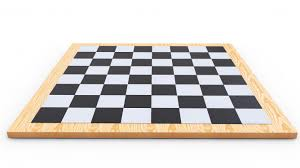
#> input picture chessboard.jpg, 300 x 168 px
$ python -i HoughTransform.py   (imports and definitions only)
#> lines starting #> are read from the running program, lines starting #| are printed output that depends on the picture; after the words box and inside, x2 and y2 are one past the last pixel; in counts of white or black regions, pixels touching at a corner belong together
from scipy.ndimage import convolve
import matplotlib.pyplot as plt
import numpy as np
from PIL import ImageOps, Image, ImageDraw

PI = 180

fig, ax = plt.subplots()

class cannyEdgeDetector:
    def __init__(self, imgs, sigma=1, kernel_size=1, weak_pixel=75, strong_pixel=255, lowthreshold=30, highthreshold=40):
        self.imgs = imgs
        self.imgs_final = []
        self.img_smoothed = None
        self.gradientMat = None
        self.thetaMat = None
        self.nonMaxImg = None
        self.thresholdImg = None
        self.weak_pixel = weak_pixel
        self.strong_pixel = strong_pixel
        self.sigma = sigma
        self.kernel_size = kernel_size
        self.lowThreshold = lowthreshold
        self.highThreshold = highthreshold
        return

    def gaussian_kernel(self):
        size = int(self.kernel_size) // 2
        x, y = np.mgrid[-size:size+1, -size:size+1]
        normal = 1 / (2.0 * np.pi * self.sigma**2)
        g =  np.exp(-((x**2 + y**2) / (2.0*self.sigma**2))) * normal
        return g

    def sobel_gradient(self, imgs):
        Sx = np.array([
            [-1, 0, 1],
            [-2, 0, 2],
            [-1, 0, 1]
            ])
        Sy = np.array([
            [1, 2, 1],
            [0, 0, 0],
            [-1, -2, -1]
            ])

        img = np.asarray(imgs).astype(float)

        magx = convolve(img, Sx).astype(float)
        magy = convolve(img, Sy).astype(float)
        mag = (magx**2 + magy**2)**0.5
        mag *= (255/mag.max())
        mag = mag.astype(np.uint8)

        theta = np.empty(shape=mag.shape)
        theta = np.arctan2(magy, magx)
        theta = np.rad2deg(theta) + 180
        return (mag, theta)

    def non_max_suppression(self, mag, grad):
        for i in range(1, mag.shape[0] - 1):
            for j in range(1, mag.shape[1] - 1):

                direction = grad[i, j]

                if (0 <= direction < PI / 8) or (15 * PI / 8 <= direction <= 2 * PI):
                    before_pixel = mag[i, j - 1]
                    after_pixel = mag[i, j + 1]

                elif (PI / 8 <= direction < 3 * PI / 8) or (9 * PI / 8 <= direction < 11 * PI / 8):
                    before_pixel = mag[i + 1, j - 1]
                    after_pixel = mag[i - 1, j + 1]

                elif (3 * PI / 8 <= direction < 5 * PI / 8) or (11 * PI / 8 <= direction < 13 * PI / 8):
                    before_pixel = mag[i - 1, j]
                    after_pixel = mag[i + 1, j]

                else:
                    before_pixel = mag[i - 1, j - 1]
                    after_pixel = mag[i + 1, j + 1]
                if mag[i, j] <= before_pixel or mag[i, j] <= after_pixel:
                    mag[i, j] = 0

        return  mag

    def threshold(self, image):

        output = np.zeros(image.shape).astype(np.uint8)
        strong_row, strong_col = np.where(image >= self.highThreshold)
        weak_row, weak_col = np.where((image <= self.highThreshold) & (image >= self.lowThreshold))

        output[strong_row, strong_col] = self.strong_pixel
        output[weak_row, weak_col] = self.weak_pixel

        return output

    def hysteresis(self, image):
        row, col = image.shape
        for i in range(row):
            for j in range(col):
                if i == 0 or j  == 0 or i == row-1 or j == col-1:
                    if image[i, j] == self.weak_pixel:
                        image[i][j] = 0

                else:
                    if image[i, j] == self.weak_pixel:
                        if image[i, j + 1] == 255 or image[i, j - 1] == 255 or image[i - 1, j] == 255 or image[i + 1, j] == 255 or image[i - 1, j - 1] == 255 or image[i + 1, j - 1] == 255 or image[i - 1, j + 1] == 255 or image[i + 1, j + 1] == 255:
                            image[i, j] = 255
                        else:
                            image[i, j] = 0

        return image

    def detect(self):

        self.img_smoothed = convolve(self.imgs, self.gaussian_kernel())
        self.gradientMat, self.thetaMat = self.sobel_gradient(self.img_smoothed)
        self.nonMaxImg = self.non_max_suppression(self.gradientMat, self.thetaMat)
        self.thresholdImg = self.threshold(self.nonMaxImg)
        self.img_final = self.hysteresis(self.thresholdImg)
        return self.img_final

class Hough:
    def __init__(self, img):
        self.img = img
        self.diag = int((img.shape[0]**2 + img.shape[1]**2)**0.5)
        self.thetas = np.arange(0, 180, 1)
        self.rhos = np.arange(-self.diag, self.diag+1, 1)
        self.temprhos = np.empty(self.thetas.size)
        self.accumalator = np.zeros((self.rhos.size, self.thetas.size), dtype=np.uint8)

    def accumalate(self):
        y_idxs, x_idxs = np.nonzero(self.img) # find all edge (nonzero) pixel indexes

        for i in range(len(x_idxs)): # cycle through edge points
            x = x_idxs[i]
            y = y_idxs[i]

            for j in range(self.thetas.size): # cycle through thetas and calc rho
                rho = int((x * np.cos(self.thetas[j]) + y * np.sin(self.thetas[j])) + self.diag)
                self.accumalator[rho, j] += 1

    def drawLines(self, IMG, threshold = None):
        if threshold == None:
            threshold = (55/100) * self.accumalator.max()

        for r in range(self.accumalator.shape[0]):
            for t in range(self.accumalator.shape[1]):
                if self.accumalator[r][t] > threshold:
                    rho = self.rhos[r]
                    theta = self.thetas[t]
                    a = np.cos(theta)
                    b = np.sin(theta)
                    x0 = a * rho
                    y0 = b * rho
                    x1 = int(x0 + 1000 * (-b))
                    y1 = int(y0 + 1000 * (a))
                    x2 = int(x0 - 1000 * (-b))
                    y2 = int(y0 - 1000 * (a))

                    draw = ImageDraw.Draw(IMG)
                    draw.line(((x1,y1), (x2,y2)), fill="red", width=1)
        return IMG
# [8 lines of commented-out code are left out]

>>> import cv2
>>> picture = cv2.imread('chessboard.jpg', cv2.IMREAD_GRAYSCALE)
#> picture: shape (168, 300); min 26, max 255, mean 213.6
>>> result = cannyEdgeDetector(picture).detect()
#> in detect, `self.img_smoothed = convolve(self.imgs, self.gaussian_kernel())`:
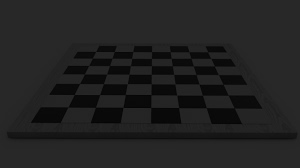
#> self.img_smoothed: shape (168, 300); min 4, max 40, mean 33.5
#> in sobel_gradient, `img = np.asarray(imgs).astype(float)`:
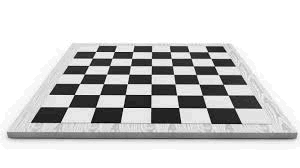
#> img: shape (168, 300) float64; min 4, max 40, mean 33.5; drawn with min black and max white
#> in sobel_gradient, `magx = convolve(img, Sx).astype(float)`:
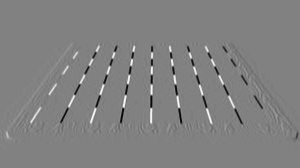
#> magx: shape (168, 300) float64; min -126, max 123, mean 0; drawn with min black and max white
#> in sobel_gradient, `magy = convolve(img, Sy).astype(float)`:
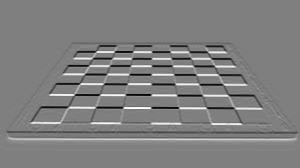
#> magy: shape (168, 300) float64; min -129, max 128, mean 0; drawn with min black and max white
#> in sobel_gradient, `theta = np.arctan2(magy, magx)`:
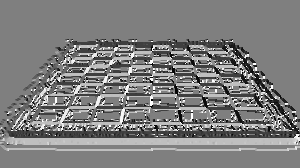
#> theta: shape (168, 300) float64; min -3.13, max 3.14, mean -0.0139; drawn with min black and max white
#> after the loop in non_max_suppression, `for i in range(1, mag.shape[0] - 1):`:
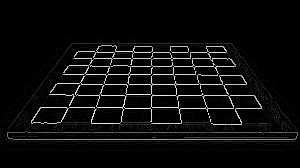
#> mag: shape (168, 300); min 0, max 255, mean 12.1
#> in threshold, `strong_row, strong_col = np.where(image >= self.highThreshold)`: strong_row = 3096 values from 43 to 141; strong_col = 3096 values, max 297 at index 2659, min 7 at index 2372, mean 155.4
#> in threshold, `weak_row, weak_col = np.where((image <= self.highThreshold) & (image >..`: weak_row = 593 values from 43 to 141; weak_col = 593 values, max 293 at index 592, min 10 at index 447, mean 165.7
#> after the loop in hysteresis, `for i in range(row):`:
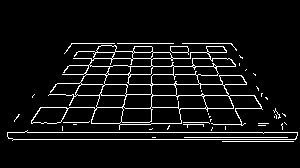
#> image: shape (168, 300); 6.6% white in thin lines or dots, all inside (x1, y1, x2, y2) = (7, 43, 298, 142)

$ run again, on lines.jpg
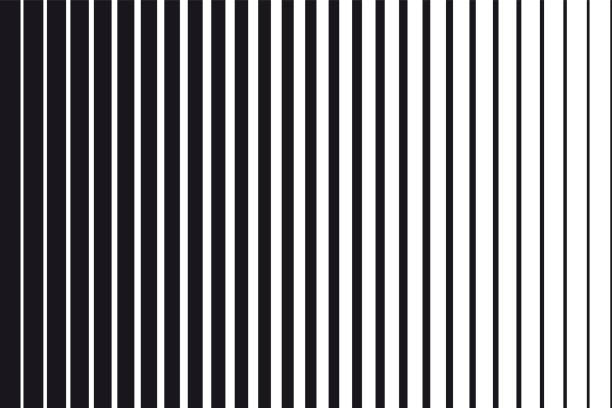
#> input picture lines.jpg, 612 x 408 px
#> after the loop in non_max_suppression, `for i in range(1, mag.shape[0] - 1):`:
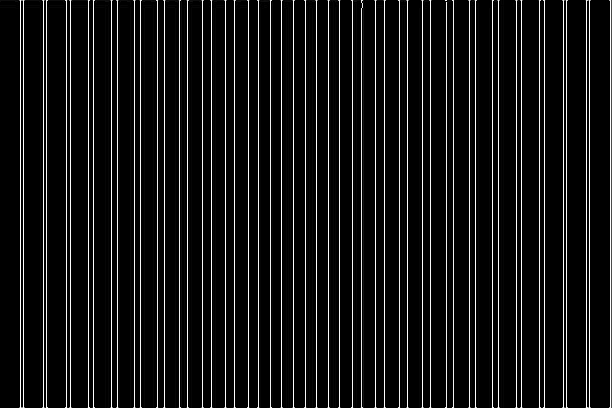
#> mag: shape (408, 612); min 0, max 255, mean 21.9
#> weak_row = [0, 0, 0, 407, 407, 407, 407, 407]; weak_col = [87, 353, 585, 87, 92, 158, 178, 538]
#> after the loop in hysteresis, `for i in range(row):`:
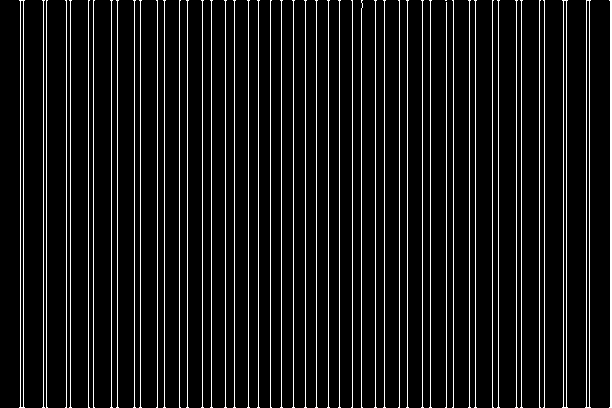
#> image: shape (408, 612); 8.7% white in thin lines or dots
